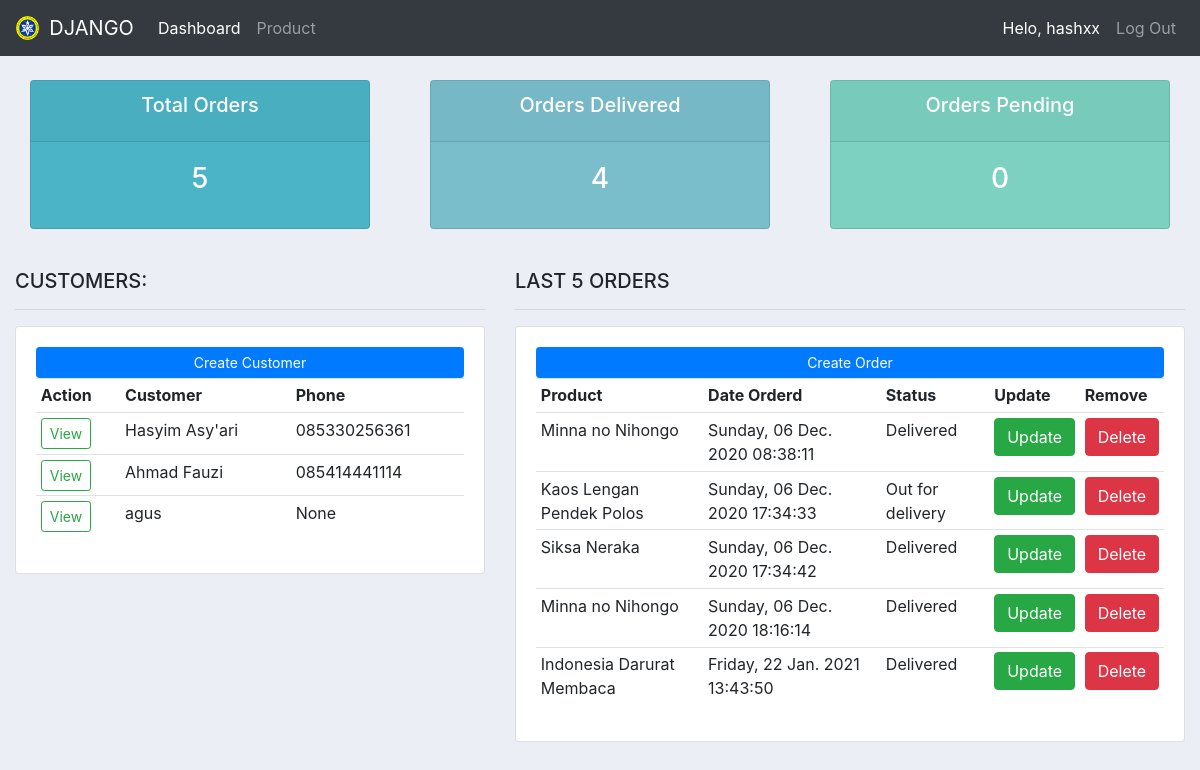
Before: / (signed in) with the older database file.
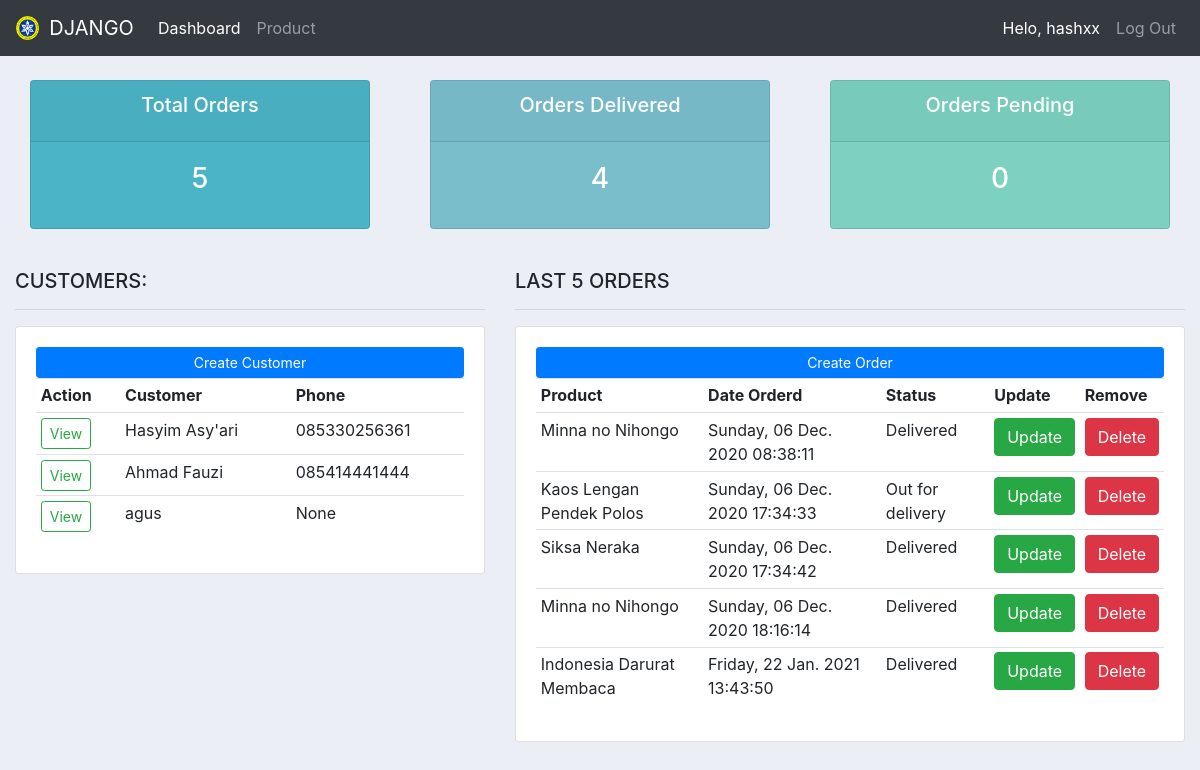
After: the same page with the newer database file.
### Asyari/models.py (models this page shows, shortened)
class Custumer(models.Model):
    user = models.OneToOneField(User, null=True, on_delete=models.CASCADE)
    name = models.CharField(max_length=200, blank=True, null=True)
    phone = models.CharField(max_length=200, blank=True, null=True)
    email = models.CharField(max_length=200, blank=True, null=True)
    date_created = models.DateTimeField(auto_now_add=True, null=True)
    profile_pic = models.ImageField(default='no_image.jpg', blank=True, null=True)

### Asyari/decorators.py (the view)
    def perubahan_halaman(request, *args, **kwargs):
        group = None
        if request.user.groups.exists():
            group = request.user.groups.all()[0].name
        if group == 'custumer':
            return redirect('user-page')
        if group == 'admin':
            return fungsi_awal(request, *args, **kwargs)

### Asyari/models.py (called while the page is built)
    def __str__(self):
        return self.name

### Asyari/views.py (called while the page is built)
@login_required(login_url='login')
@pilihan_login
def home(request):
    list_custumer = Custumer.objects.all()
    list_order = Order.objects.all()
    total_orders = list_order.count()
    delivered = list_order.filter(status = 'Delivered').count()
    pending = list_order.filter(status = 'Pending').count()
    context = {
        'judul': 'Halaman Beranda',
        'menu': 'home',
        'custumer':list_custumer,
        'order':list_order,
        'data_total_orders': total_orders,
        'data_delivered' : delivered,
        'data_pending' : pending,
    }
    return render(request, 'data/dashboard.html', context)

### Asyari/templates/data/dashboard.html
{% extends "data/main.html" %}
{% block content %}
{% include "data/status.html" %}
<br>
<div class="container-fluid">
    <div class="row">
        <div class="col-md-5">
            <h5>CUSTOMERS:</h5>
            <hr>
            <div class="card card-body">
                <a class="btn btn-primary btn-sm btn-block" href="">Create Customer</a>
                <table class="table table-sm">
                    <tr>
                        <th>Action</th>
                        <th>Customer</th>
                        <th>Phone</th>
                    </tr>
                    {% for datacustumer in custumer %}
                    <tr>
                        <td><a href="{% url 'custumer' datacustumer.id %}" class="btn btn-outline-success btn-sm">View</></td>
                        <td>{{ datacustumer.name }}</td>
                        <td>{{ datacustumer.phone }}</td>
                    </tr>
                    {% endfor %}
                </table>
            </div>
        </div>
        <div class="col-md-7">
            <h5>LAST 5 ORDERS</h5>
            <hr>
            <div class="card card-body">
                <a class="btn btn-primary btn-sm btn-block" href="{% url 'create_order' %}">Create Order</a>
                <table class="table table-sm">
                    <tr>
                        <th>Product</th>
                        <th>Date Orderd</th>
                        <th>Status</th>
                        <th>Update</th>
                        <th>Remove</th>
                    </tr>
                    {% for dataorder in order %}
                    <tr>
                        <td>{{ dataorder.product }}</td>
                        <td>{{ dataorder.date_created|date:"l, d N Y" }} {{ dataorder.date_created|time:"H:i:s" }}</td>
                        <td>{{ dataorder.status }}</td>
                        <td><a href="{% url 'update_order' dataorder.id %}" class="btn btn-success">Update</a></td>
                        <td><a href="{% url 'delete_order' dataorder.id %}" class="btn btn-danger">Delete</a></td>
                    </tr>
                    {% endfor %}
                </table>
            </div>
        </div>
    </div>
</div>
{% endblock content %}

Changed rows visible on the page:
changed Custumer "Ahmad Fauzi": phone "085414441114" → "085414441444"
